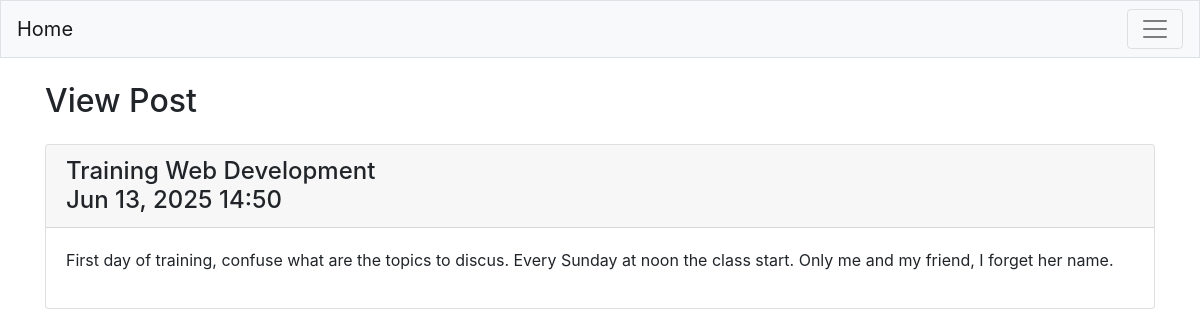
The page /view_post/1 (signed in) on the database its author committed.
### blogs/models.py (models this page shows, shortened)
class BlogPost(models.Model):
    title = models.CharField(max_length=200)
    text = models.TextField()
    date_added = models.DateTimeField(auto_now_add=True)
    owner = models.ForeignKey(User, on_delete=models.CASCADE)

### blogs/views.py (the view)
# urls.py: path('view_post/<int:blog_id>', views.view_post, name='view_post'),
@login_required
def view_post(reuquest, blog_id):
    blogpost = BlogPost.objects.get(id=blog_id)
    check_blog_owner(blogpost, reuquest)
    content = {'title': blogpost.title, 'text': blogpost.text,
               'date_': blogpost.date_added}
    return render(reuquest, 'blogs/view_post.html', content)

### blogs/views.py (called while the page is built)
def check_blog_owner(blog, request):
    if blog.owner != request.user:
        raise Http404

### blogs/templates/blogs/view_post.html
{% extends "blogs/base.html" %}
{% block page_header %}
    <h2>View Post</h2>
{% endblock page_header %}
{% block content %}
    <div class="card mb-3">
        <h4 class="card-header">
            {{ title }} <br>
            {{ date_|date:'M d, Y H:i' }}
        </h4>
        <div class="card-body">
            {{ text|linebreaks }}
        </div>
    </div>
{% endblock content %}

### rows shown on the page
BlogPost: title "Training Web Development", date_added "Jun 13, 2025 14:50", text "First day of training, confuse what are the topics to discus. Every Sunday at noon the class start. Only me and my friend, I forget her name."
